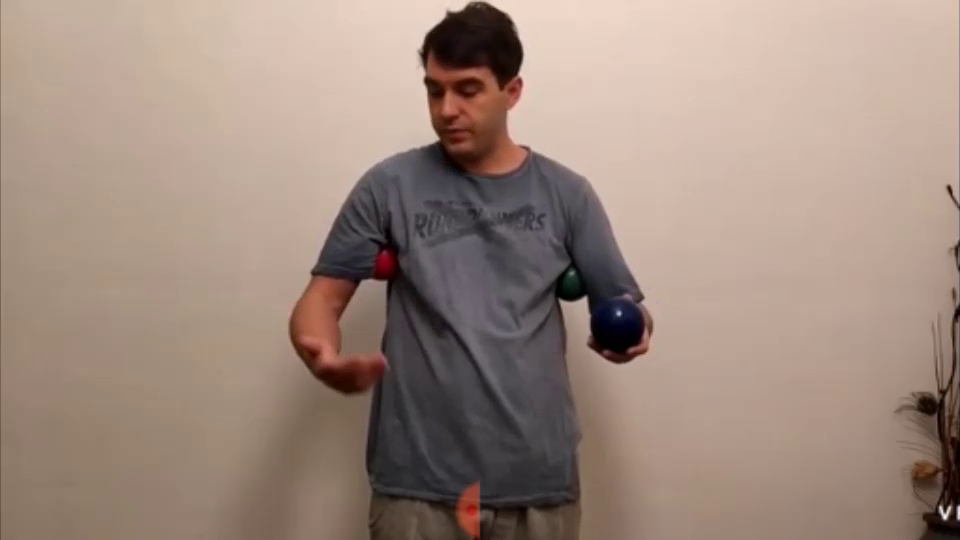
#> input picture frame 102 of 5_Deteccion_de_colores_HSV/elVideo2.mp4, 960 x 540 px
$ python 4_detectar_colores_en_video_todos.py
#> lines starting #> are read from the running program, lines starting #| are printed output that depends on the picture; after the words box and inside, x2 and y2 are one past the last pixel; in counts of white or black regions, pixels touching at a corner belong together
from time import sleep
import cv2
from cv2 import FONT_HERSHEY_SIMPLEX
import numpy as np
import imutils


# arreglos umbral AZUL y  mascara
azulBajo1 = np.array([100,100,20],dtype=np.uint8)
azulAlto1 = np.array([125,255,255],dtype=np.uint8)

# arreglos umbral ROJA y  mascara
redBajo1 = np.array([0,180,100],dtype=np.uint8)
redAlto1 = np.array([8,255,255],dtype=np.uint8)
redBajo2 = np.array([175,180,100],dtype=np.uint8)
redAlto2 = np.array([179,255,255],dtype=np.uint8)

def mascara_roja(imagen):
        imagenHSV = cv2.cvtColor(imagen, cv2.COLOR_BGR2HSV)

        mascara_roja1 = cv2.inRange(imagenHSV,redBajo1,redAlto1)
        mascara_roja2 = cv2.inRange(imagenHSV,redBajo2,redAlto2)
        mascara_ROJA = cv2.add(mascara_roja1,mascara_roja2)
        filtro_azul = cv2.bitwise_and(imagen,imagen,mask=mascara_ROJA)

        # buscar contornos.
        contornos,_ = cv2.findContours(mascara_ROJA,cv2.RETR_EXTERNAL,cv2.CHAIN_APPROX_SIMPLE)
        print(f'Contornos: {len(contornos)}', end= ' ')
        for c in contornos:

                area = cv2.contourArea(c)

                print(f' {area} ' , end= ' ')

                if area > 400:

                        # punto central y coordenadas del punto
                        M = cv2.moments(c)
                        if (M['m00'] is 0): M['m00'] = 1
                        x  =  int( M['m10'] / M['m00'])
                        y  =  int( M['m01'] / M['m00'])

                        cv2.circle(imagen, (x,y), 7 , (0,255,0),-1)

                        font = cv2.FONT_HERSHEY_SIMPLEX
                        cv2.putText(imagen, '{},{}'.format(x,y),(x+10,y),font,0.75,(0,255,0),1,cv2.LINE_AA)


                        # suavizar el contorno .... para que no sea irregular
                        contorno_suavizado_rojo = cv2.convexHull(c)

                        cv2.drawContours(imagen, [contorno_suavizado_rojo],0,(0,0,255),3)


def mascara_azul(imagen):
        imagenHSV = cv2.cvtColor(imagen, cv2.COLOR_BGR2HSV)

        mascara_azul = cv2.inRange(imagenHSV,azulBajo1,azulAlto1)
        filtro_azul = cv2.bitwise_and(imagen,imagen,mask=mascara_azul)

        # buscar contornos.
        contornos,_ = cv2.findContours(mascara_azul,cv2.RETR_EXTERNAL,cv2.CHAIN_APPROX_SIMPLE)
        print(f'Contornos: {len(contornos)}', end= ' ')
        for c in contornos:

                area = cv2.contourArea(c)

                print(f' {area} ' , end= ' ')

                if area > 600:

                        # punto central y coordenadas del punto
                        M = cv2.moments(c)
                        if (M['m00'] is 0): M['m00'] = 1
                        x  =  int( M['m10'] / M['m00'])
                        y  =  int( M['m01'] / M['m00'])

                        cv2.circle(imagen, (x,y), 7 , (0,255,0),-1)

                        font = cv2.FONT_HERSHEY_SIMPLEX
                        cv2.putText(imagen, '{},{}'.format(x,y),(x+10,y),font,0.75,(0,255,0),1,cv2.LINE_AA)


                        # suavizar el contorno .... para que no sea irregular
                        contorno_suavizado_azul = cv2.convexHull(c)

                        cv2.drawContours(imagen, [contorno_suavizado_azul],0,(255,0,0),3)


captura = cv2.VideoCapture('elVideo2.mp4')

while (captura.isOpened()):
        ret, imagen = captura.read()
#> imagen is the input picture: shape (540, 960, 3); mean B, G, R 126.8, 138.8, 158.9
        if ret is True:

                mascara_azul(imagen)
#> in mascara_azul, `imagenHSV = cv2.cvtColor(imagen, cv2.COLOR_BGR2HSV)`: imagenHSV: shape (540, 960, 3); mean H, S, V 30.2, 56.4, 159.3
#> in mascara_azul, `mascara_azul = cv2.inRange(imagenHSV,azulBajo1,azulAlto1)`:
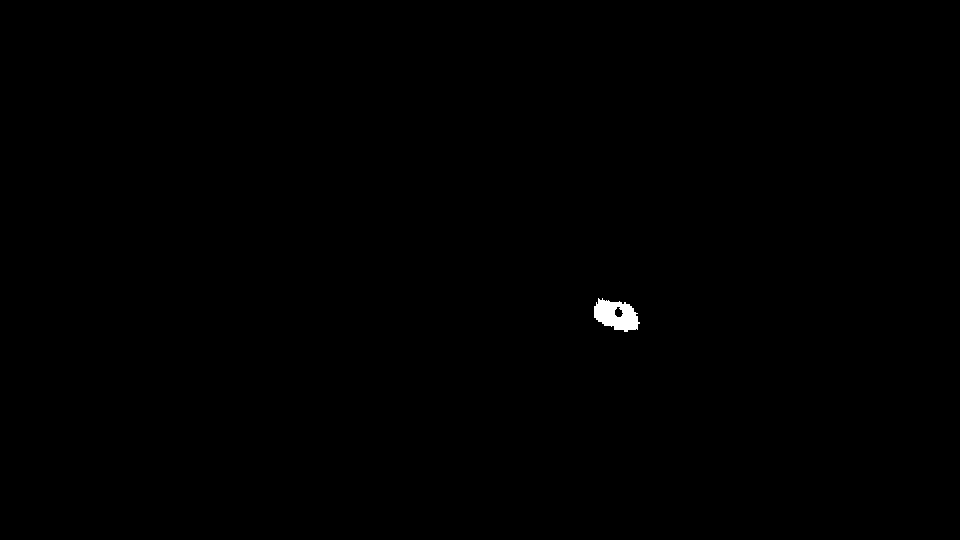
#> mascara_azul: shape (540, 960); 0.19% white; 1 white region
#> in mascara_azul, `contornos,_ = cv2.findContours(mascara_azul,cv2.RETR_EXTERNAL,cv2.CHAI..`: contornos = 1 contour; box (x1, y1, x2, y2) and area: (594, 298, 640, 332) 982
#| Contornos: 1
#> the loop in mascara_azul, `for c in contornos: ` made 1 pass
#> (area, x, y, font) on pass 1: (981.5, 615, 314, 0)
#|  981.5
#> after the loop in mascara_azul, `for c in contornos:`:
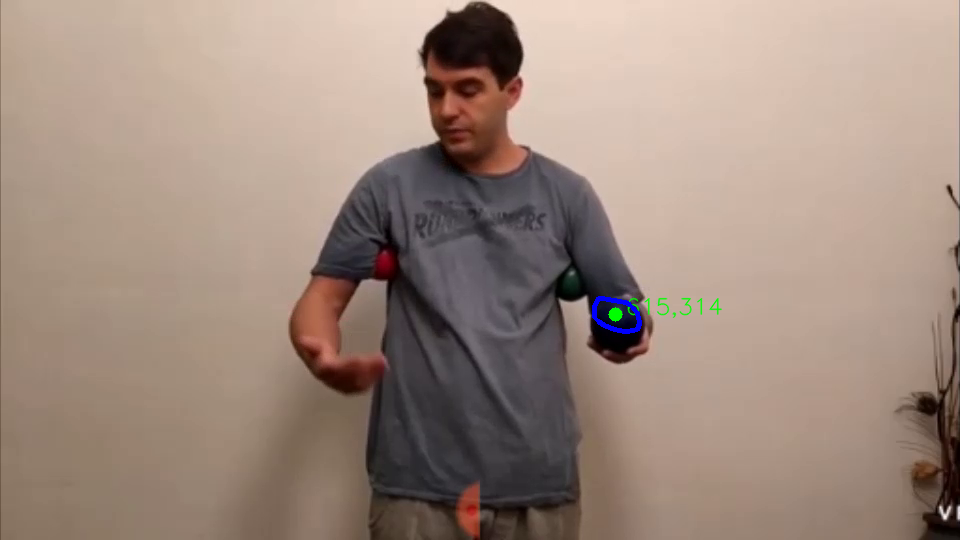
#> imagen: shape (540, 960, 3); 0.26% of pixels changed, all inside (x1, y1, x2, y2) = (592, 296, 723, 334)
                mascara_roja(imagen)
#> in mascara_roja, `imagenHSV = cv2.cvtColor(imagen, cv2.COLOR_BGR2HSV)`: imagenHSV: shape (540, 960, 3); mean H, S, V 30.2, 56.7, 159.6
#> in mascara_roja, `mascara_roja1 = cv2.inRange(imagenHSV,redBajo1,redAlto1)`:
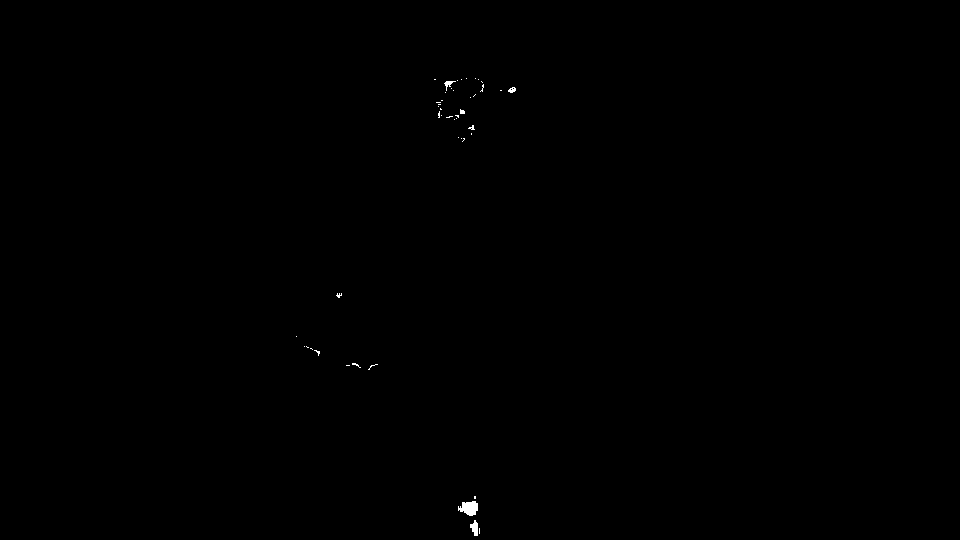
#> mascara_roja1: shape (540, 960); 0.11% white; 46 white regions (41 under 20 px), largest, box (x1, y1, x2, y2) and area: (458, 501, 478, 516) 210, (470, 520, 478, 536) 84, (444, 81, 456, 91) 44, (508, 87, 516, 93) 32, (460, 109, 465, 114) 20
#> in mascara_roja, `mascara_roja2 = cv2.inRange(imagenHSV,redBajo2,redAlto2)`:
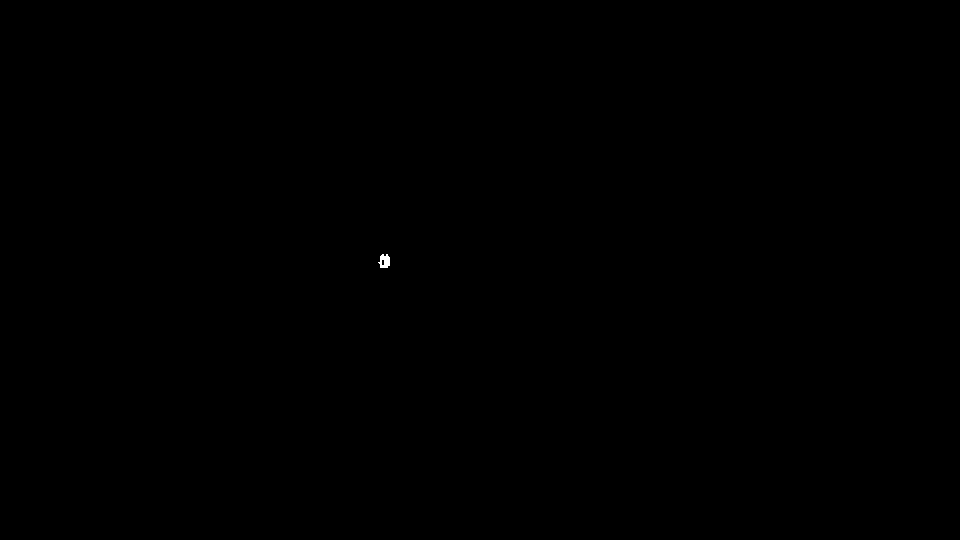
#> mascara_roja2: shape (540, 960); 0.02% white; 1 white region, box (x1, y1, x2, y2) and area: (378, 254, 390, 268) 117
#> in mascara_roja, `mascara_ROJA = cv2.add(mascara_roja1,mascara_roja2)`: mascara_ROJA: shape (540, 960); 0.13% white; 47 white regions (41 under 20 px)
#> in mascara_roja, `contornos,_ = cv2.findContours(mascara_ROJA,cv2.RETR_EXTERNAL,cv2.CHAI..`: contornos = 47 contours, 42 with area under 20; largest, box (x1, y1, x2, y2) and area: (458, 501, 478, 516) 178, (378, 254, 390, 268) 105, (470, 520, 478, 536) 64, (444, 81, 456, 91) 26, (508, 87, 516, 93) 24
#| Contornos: 47
#> the loop in mascara_roja, `for c in contornos: ` made 47 passes
#> area on passes 2, 3, 14, 38, 41: 64, 177.5, 105, 24.5, 26
#|  0.0
#|  64.0
#|  177.5
#|  2.0
#|  0.0
#|  2.0
#|  6.0
#|  5.5
#> (further printed lines are left out)

                cv2.imshow('Video ORIGINAL', imagen)
                #cv2.imshow('Mask AZUL', filtro_azul)
                if cv2.waitKey(20) & 0xff == ord('s'):
#> (key Esc is pressed here)
                        break

captura.relase()
cv2.destroyAllWindows

$ run again, starting later in the video
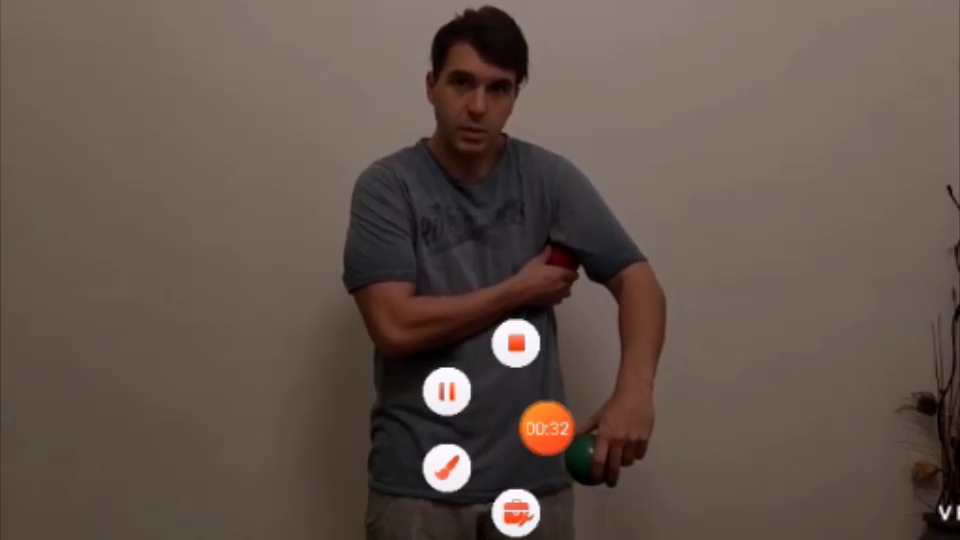
#> input picture frame 816 of 5_Deteccion_de_colores_HSV/elVideo2.mp4, 960 x 540 px
#> imagen is the input picture: shape (540, 960, 3); mean B, G, R 77.5, 85.3, 99.8
#> imagenHSV: shape (540, 960, 3); mean H, S, V 24.6, 62.1, 99.9
#> mascara_azul: shape (540, 960); 0% white in thin lines or dots, all inside (x1, y1, x2, y2) = (520, 408, 522, 410)
#> in mascara_azul, `contornos,_ = cv2.findContours(mascara_azul,cv2.RETR_EXTERNAL,cv2.CHAI..`: contornos = [[[520, 408], [520, 409], [521, 409], [521, 408]]]
#| Contornos: 1
#> the loop in mascara_azul, `for c in contornos: ` made 1 pass
#> (c, area) on pass 1: ([[520, 408], [520, 409], [521, 409], [521, 408]], 1)
#> (printed output is left out)
#> mascara_roja1: shape (540, 960); 0.24% white; 13 white regions (7 under 20 px)
#> mascara_roja2: shape (540, 960); every value is 0
#> in mascara_roja, `contornos,_ = cv2.findContours(mascara_ROJA,cv2.RETR_EXTERNAL,cv2.CHAI..`: contornos = 13 contours, 8 with area under 20; largest, box (x1, y1, x2, y2) and area: (522, 420, 576, 456) 708, (505, 514, 528, 524) 134, (510, 340, 524, 350) 106, (450, 388, 454, 400) 22, (448, 458, 456, 469) 21
#| Contornos: 13
#> the loop in mascara_roja, `for c in contornos: ` made 13 passes
#> (area, x, y, font) on pass 10: (708, 551, 443, 0)
#> (printed output is left out)
#> after the loop in mascara_roja, `for c in contornos:`:
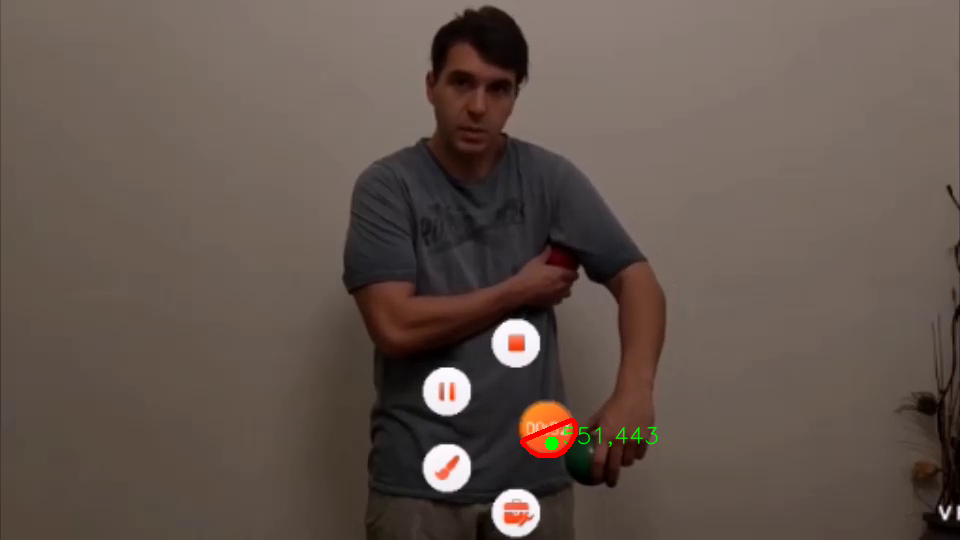
#> imagen: shape (540, 960, 3); 0.28% of pixels changed, all inside (x1, y1, x2, y2) = (520, 418, 658, 458)
